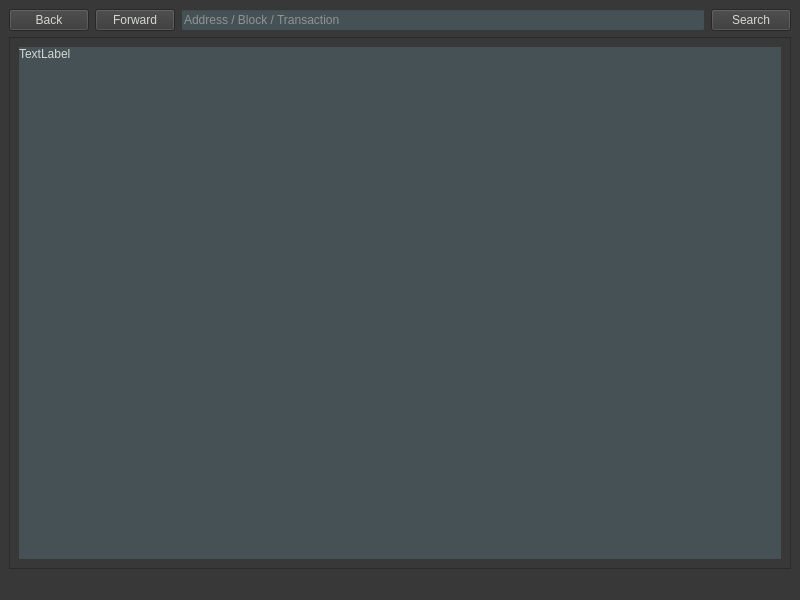
<?xml version="1.0" encoding="UTF-8"?>
<ui version="4.0">
 <class>BlockExplorer</class>
 <widget class="QMainWindow" name="BlockExplorer">
  <property name="geometry">
   <rect>
    <x>0</x>
    <y>0</y>
    <width>800</width>
    <height>600</height>
   </rect>
  </property>
  <property name="windowTitle">
   <string>Blockchain Explorer</string>
  </property>
  <property name="styleSheet">
   <string notr="true">background-color:rgb(56, 56, 56);
color:rgb(211, 215, 207);</string>
  </property>
  <widget class="QWidget" name="centralwidget">
   <property name="styleSheet">
    <string notr="true"/>
   </property>
   <layout class="QVBoxLayout" name="verticalLayout">
    <item>
     <layout class="QHBoxLayout" name="horizontalLayout">
      <property name="sizeConstraint">
       <enum>QLayout::SetMinimumSize</enum>
      </property>
      <item>
       <widget class="QPushButton" name="back">
        <property name="text">
         <string>Back</string>
        </property>
        <property name="icon">
         <iconset>
          <normaloff>:/icons/back</normaloff>:/icons/back</iconset>
        </property>
        <property name="flat">
         <bool>false</bool>
        </property>
       </widget>
      </item>
      <item>
       <widget class="QPushButton" name="forward">
        <property name="text">
         <string>Forward</string>
        </property>
        <property name="icon">
         <iconset>
          <normaloff>:/icons/forward</normaloff>:/icons/forward</iconset>
        </property>
       </widget>
      </item>
      <item>
       <widget class="QLineEdit" name="searchBox">
        <property name="sizePolicy">
         <sizepolicy hsizetype="Expanding" vsizetype="Fixed">
          <horstretch>5</horstretch>
          <verstretch>0</verstretch>
         </sizepolicy>
        </property>
        <property name="minimumSize">
         <size>
          <width>0</width>
          <height>0</height>
         </size>
        </property>
        <property name="styleSheet">
         <string notr="true">background-color:rgb(70, 81, 86);
color:rgb(211, 215, 207);</string>
        </property>
        <property name="inputMask">
         <string/>
        </property>
        <property name="text">
         <string/>
        </property>
        <property name="placeholderText">
         <string>Address / Block / Transaction</string>
        </property>
       </widget>
      </item>
      <item>
       <widget class="QPushButton" name="pushSearch">
        <property name="sizePolicy">
         <sizepolicy hsizetype="Minimum" vsizetype="Fixed">
          <horstretch>0</horstretch>
          <verstretch>0</verstretch>
         </sizepolicy>
        </property>
        <property name="minimumSize">
         <size>
          <width>0</width>
          <height>0</height>
         </size>
        </property>
        <property name="maximumSize">
         <size>
          <width>16777215</width>
          <height>16777215</height>
         </size>
        </property>
        <property name="text">
         <string>Search</string>
        </property>
        <property name="autoDefault">
         <bool>false</bool>
        </property>
        <property name="default">
         <bool>false</bool>
        </property>
        <property name="flat">
         <bool>false</bool>
        </property>
       </widget>
      </item>
     </layout>
    </item>
    <item>
     <widget class="QScrollArea" name="scrollArea">
      <property name="widgetResizable">
       <bool>true</bool>
      </property>
      <widget class="QWidget" name="scrollAreaWidgetContents">
       <property name="geometry">
        <rect>
         <x>0</x>
         <y>0</y>
         <width>780</width>
         <height>496</height>
        </rect>
       </property>
       <layout class="QHBoxLayout" name="horizontalLayout_2">
        <item>
         <widget class="QLabel" name="content">
          <property name="sizePolicy">
           <sizepolicy hsizetype="Preferred" vsizetype="Expanding">
            <horstretch>0</horstretch>
            <verstretch>0</verstretch>
           </sizepolicy>
          </property>
          <property name="styleSheet">
           <string notr="true">background-color:rgb(70, 81, 86);
color:rgb(211, 215, 207);</string>
          </property>
          <property name="text">
           <string>TextLabel</string>
          </property>
          <property name="textFormat">
           <enum>Qt::RichText</enum>
          </property>
          <property name="alignment">
           <set>Qt::AlignLeading|Qt::AlignLeft|Qt::AlignTop</set>
          </property>
          <property name="textInteractionFlags">
           <set>Qt::LinksAccessibleByMouse|Qt::TextSelectableByMouse</set>
          </property>
         </widget>
        </item>
       </layout>
      </widget>
     </widget>
    </item>
   </layout>
  </widget>
  <widget class="QMenuBar" name="menubar">
   <property name="geometry">
    <rect>
     <x>0</x>
     <y>0</y>
     <width>800</width>
     <height>25</height>
    </rect>
   </property>
  </widget>
  <widget class="QStatusBar" name="statusbar"/>
 </widget>
 <resources>
  <include location="../twins.qrc"/>
 </resources>
 <connections/>
</ui>
